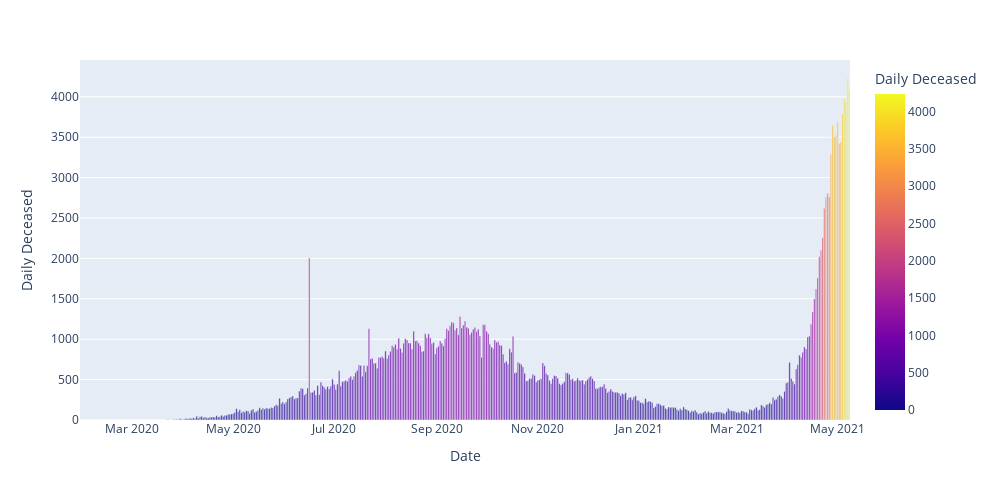

Here is the notebook cell this chart was saved with:
### Markdown cell above
# BAR GRAPH FOR DAILY DECEASED

### Code cell
daily_dead=px.bar(india,"Date","Daily Deceased",color= "Daily Deceased",width=1000, height=500)
daily_dead.show()

### Figure 1 — Plotly figure (JSON) as saved in the notebook; plotly's stock layout.template omitted (floating-point values rounded to 4 significant figures; data arrays with more than 128 entries replaced by an {"elided": "..."} marker saying what was removed)
{"data": [{"alignmentgroup": "True", "hovertemplate": "Date=%{x}<br>Daily Deceased=%{marker.color}<extra></extra>", "legendgroup": "", "marker": {"color": {"elided": "465 int values"}, "coloraxis": "coloraxis"}, "name": "", "offsetgroup": "", "orientation": "v", "showlegend": false, "textposition": "auto", "type": "bar", "x": {"elided": "465 str values"}, "xaxis": "x", "y": {"elided": "465 int values"}, "yaxis": "y"}], "layout": {"barmode": "relative", "coloraxis": {"colorbar": {"title": {"text": "Daily Deceased"}}, "colorscale": [[0, "#0d0887"], [0.1111, "#46039f"], [0.2222, "#7201a8"], [0.3333, "#9c179e"], [0.4444, "#bd3786"], [0.5556, "#d8576b"], [0.6667, "#ed7953"], [0.7778, "#fb9f3a"], [0.8889, "#fdca26"], [1, "#f0f921"]]}, "height": 500, "legend": {"tracegroupgap": 0}, "margin": {"t": 60}, "width": 1000, "xaxis": {"anchor": "y", "domain": [0, 1], "title": {"text": "Date"}}, "yaxis": {"anchor": "x", "domain": [0, 1], "title": {"text": "Daily Deceased"}}}}
